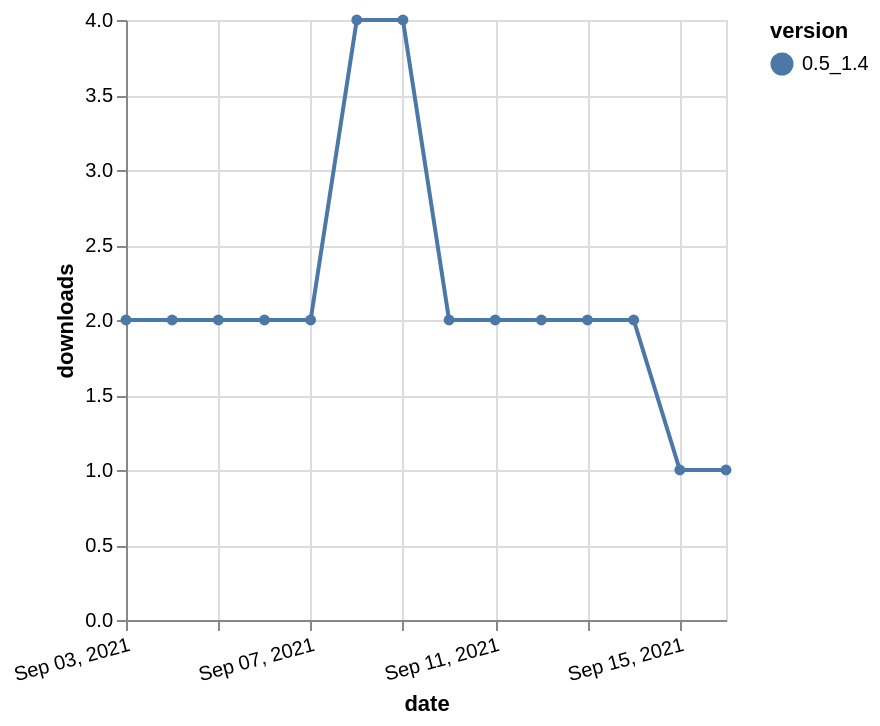

This figure's Vega-Lite source:
### Vega-Lite specification from a JSON file in a GitHub repository (floating-point values rounded to 4 significant figures)
{"$schema": "https://vega.github.io/schema/vega-lite/v5.json", "description": "A simple bar chart with embedded data.", "data": {"values": [{"date": "2021-09-03", "total": 3256, "delta": 2, "version": "0.5_1.4"}, {"date": "2021-09-04", "total": 3258, "delta": 2, "version": "0.5_1.4"}, {"date": "2021-09-05", "total": 3260, "delta": 2, "version": "0.5_1.4"}, {"date": "2021-09-06", "total": 3262, "delta": 2, "version": "0.5_1.4"}, {"date": "2021-09-07", "total": 3264, "delta": 2, "version": "0.5_1.4"}, {"date": "2021-09-08", "total": 3268, "delta": 4, "version": "0.5_1.4"}, {"date": "2021-09-09", "total": 3272, "delta": 4, "version": "0.5_1.4"}, {"date": "2021-09-10", "total": 3274, "delta": 2, "version": "0.5_1.4"}, {"date": "2021-09-11", "total": 3276, "delta": 2, "version": "0.5_1.4"}, {"date": "2021-09-12", "total": 3278, "delta": 2, "version": "0.5_1.4"}, {"date": "2021-09-13", "total": 3280, "delta": 2, "version": "0.5_1.4"}, {"date": "2021-09-14", "total": 3282, "delta": 2, "version": "0.5_1.4"}, {"date": "2021-09-15", "total": 3283, "delta": 1, "version": "0.5_1.4"}, {"date": "2021-09-16", "total": 3284, "delta": 1, "version": "0.5_1.4"}]}, "width": "container", "mark": {"type": "line", "point": {"filled": true}}, "encoding": {"x": {"field": "date", "type": "temporal", "timeUnit": "yearmonthdate", "title": "date", "axis": {"labelAngle": -15}}, "y": {"field": "delta", "type": "quantitative", "title": "downloads"}, "color": {"field": "version", "type": "nominal"}, "tooltip": {"field": "delta"}}}
